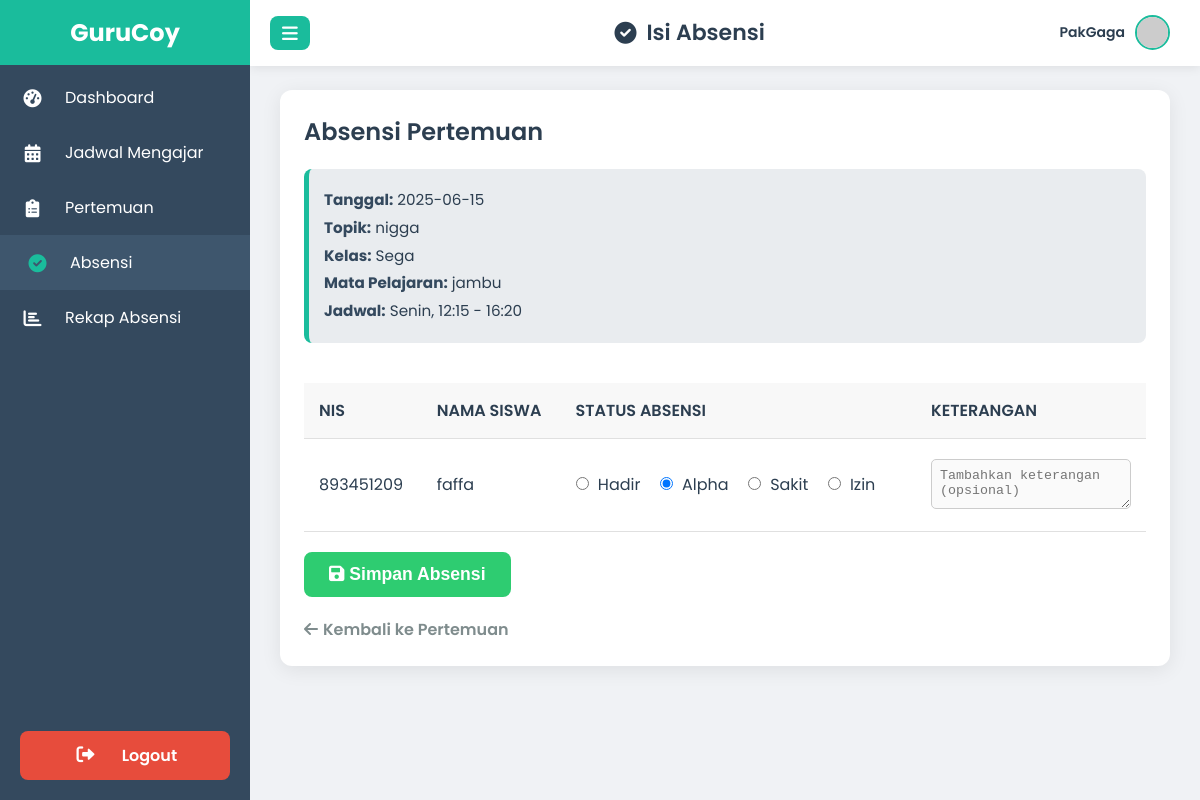
The page /guru/absensi_guru.php?id_pertemuan=5 (signed in) on the database its author committed.
### tables this page shows
CREATE TABLE `pertemuan` (
  `id` int(11) NOT NULL,
  `id_jadwal` int(11) DEFAULT NULL,
  `tanggal` date DEFAULT NULL,
  `topik` varchar(255) DEFAULT NULL
);

CREATE TABLE `class` (
  `id` int(11) NOT NULL,
  `nama_kelas` varchar(50) NOT NULL,
  `teacher_id` int(11) NOT NULL,
  `photo` varchar(255) NOT NULL,
  `tahun_ajaran` varchar(20) NOT NULL,
  `deskripsi` text NOT NULL
);

CREATE TABLE `mapel` (
  `id` int(11) NOT NULL,
  `nama_mapel` varchar(100) NOT NULL,
  `photo` varchar(255) DEFAULT NULL,
  `kurikulum` varchar(50) NOT NULL
);

CREATE TABLE `jadwal` (
  `id` int(11) NOT NULL,
  `class_id` int(11) DEFAULT NULL,
  `hari` varchar(20) DEFAULT NULL,
  `jam_mulai` time DEFAULT NULL,
  `jam_selesai` time DEFAULT NULL,
  `mata_pelajaran` varchar(100) DEFAULT NULL,
  `teacher_id` int(11) DEFAULT NULL,
  `id_mapel` int(11) DEFAULT NULL
);

CREATE TABLE `siswa` (
  `id` int(11) NOT NULL,
  `NIS` int(11) NOT NULL,
  `name` varchar(50) NOT NULL,
  `gender` enum('laki-laki','perempuan') NOT NULL,
  `dob` date NOT NULL,
  `photo` varchar(40) DEFAULT NULL,
  `no_hp` int(10) UNSIGNED NOT NULL,
  `email` varchar(50) DEFAULT NULL,
  `pass` varchar(255) DEFAULT NULL,
  `alamat` varchar(50) DEFAULT NULL,
  `admission_date` datetime NOT NULL,
  `class_id` int(11) DEFAULT NULL
);

### guru/absensi_guru.php (the view, shortened to what this page needs)
<?php
$guru_id = $_SESSION['guru_id'];
$guru_name = $_SESSION['guru_name'] ?? 'Guru';
require '../koneksi.php';
$id_pertemuan = $_GET['id_pertemuan'] ?? null;
$stmt_pertemuan_info = $pdo->prepare("
    SELECT
        p.tanggal,
        p.topik,
        p.id_jadwal,
        j.hari,
        j.jam_mulai,
        j.jam_selesai,
        j.class_id, -- <<< Ini yang ditambahkan!
        m.nama_mapel,
        c.nama_kelas
    FROM pertemuan AS p
    JOIN jadwal AS j ON p.id_jadwal = j.id
    JOIN mapel AS m ON j.id_mapel = m.id
    JOIN class AS c ON j.class_id = c.id
    WHERE p.id = ?;
");
$stmt_pertemuan_info->execute([$id_pertemuan]);
$pertemuan_info = $stmt_pertemuan_info->fetch(PDO::FETCH_ASSOC);
$guru_photo = '';
if (!empty($guru_id)) {
    $stmt_guru_photo = $pdo->prepare("SELECT photo FROM guru WHERE id = ?");
    $stmt_guru_photo->execute([$guru_id]);
    $result = $stmt_guru_photo->fetch(PDO::FETCH_ASSOC);
    if ($result) {
        $guru_photo = htmlspecialchars($result['photo']);
    }
}
$id_jadwal_current = $pertemuan_info['id_jadwal'];
$class_id_from_pertemuan = $pertemuan_info['class_id'];
$stmt_siswa = $pdo->prepare("SELECT id, NIS, name FROM siswa WHERE class_id = ? ORDER BY name ASC");
$stmt_siswa->execute([$class_id_from_pertemuan]);
$list_siswa = $stmt_siswa->fetchAll(PDO::FETCH_ASSOC);
$absensi_existing = [];
?>
<!DOCTYPE html>
<html lang="id">
<head>
    <link href="https://cdnjs.cloudflare.com/ajax/libs/font-awesome/6.0.0-beta3/css/all.min.css" rel="stylesheet">
</head>
<body>
    <div class="sidebar" id="sidebar">
        <div class="logo"><span>GuruCoy</span></div>
        <nav>
            <a href="dashboard_guru.php">
                <i class="fas fa-tachometer-alt"></i>
                <span>Dashboard</span>
            </a>
            <a href="jadwal_guru.php">
                <i class="fas fa-calendar-alt" class=></i>
                <span>Jadwal Mengajar</span>
            </a>
            <a href="pertemuan_guru.php?id_jadwal=<?= htmlspecialchars($id_jadwal_current); ?>">
                <i class="fas fa-clipboard-list"></i>
                <span>Pertemuan</span>
            </a>
            <a href="absensi_guru.php" class="active">
                <i class="fas fa-check-circle"></i>
                <span>Absensi</span>
            </a>
            <a href="rekap_absensi_guru.php">
                <i class="fas fa-chart-bar"></i>
                <span>Rekap Absensi</span>
            </a>
            <div class="logout-button-container">
                <a href="../logout.php">
                    <i class="fas fa-sign-out-alt"></i>
                    <span>Logout</span>
                </a>
            </div>
        </nav>
    </div>
    <div class="header" id="header">
        <button class="toggle-btn" onclick="toggleSidebar()">
            <i class="fas fa-bars"></i>
        </button>
        <h1><i class="fas fa-check-circle"></i> Isi Absensi</h1>
        <div class="user-info" id="userInfoDropdown">
            <span id="guruName"><?php echo htmlspecialchars($guru_name); ?></span>
            <?php
            $guru_photo_src_header = !empty($guru_photo) ? '../uploads/guru/' . htmlspecialchars($guru_photo) : 'https://placehold.co/40x40/cccccc/000000?text=GR';
            ?>
            <img src="<?php echo $guru_photo_src_header; ?>" alt="User Avatar"
                loading="lazy"
                onerror="this.onerror=null;this.src='https://placehold.co/40x40/cccccc/333333?text=GR';">
        </div>
    </div>
    <div class="content" id="mainContent">
        <div class="card">
            <h2>Absensi Pertemuan</h2>
            <?php if ($pertemuan_info): ?>
                <div class="info-header">
                    <p><strong>Tanggal:</strong> <?php echo htmlspecialchars($pertemuan_info['tanggal']); ?></p>
                    <p><strong>Topik:</strong> <?php echo htmlspecialchars($pertemuan_info['topik']); ?></p>
                    <p><strong>Kelas:</strong> <?php echo htmlspecialchars($pertemuan_info['nama_kelas']); ?></p>
                    <p><strong>Mata Pelajaran:</strong> <?php echo htmlspecialchars($pertemuan_info['nama_mapel']); ?></p>
                    <p><strong>Jadwal:</strong> <?php echo htmlspecialchars($pertemuan_info['hari']); ?>, <?php echo htmlspecialchars(substr($pertemuan_info['jam_mulai'], 0, 5)); ?> - <?php echo htmlspecialchars(substr($pertemuan_info['jam_selesai'], 0, 5)); ?></p>
                </div>
            <?php else: ?>
                <div class="alert alert-error">Data pertemuan tidak ditemukan. Pastikan Anda mengakses halaman ini dari pertemuan yang valid.</div>
            <?php endif; ?>
            <form method="POST" autocomplete="off">
                <div class="table-responsive">
                    <table class="data-table">
                        <thead>
                            <tr>
                                <th>NIS</th>
                                <th>Nama Siswa</th>
                                <th>Status Absensi</th>
                                <th>Keterangan</th>
                            </tr>
                        </thead>
                        <tbody>
                            <?php if (empty($list_siswa)): ?>
                                <tr>
                                    <td colspan="4" style="text-align: center;">Tidak ada siswa di kelas ini.</td>
                                </tr>
                            <?php else: ?>
                                <?php foreach ($list_siswa as $siswa): ?>
                                    <?php
                                    $current_status = $absensi_existing[$siswa['id']]['status'] ?? 'Alpha';
                                    $current_keterangan = $absensi_existing[$siswa['id']]['keterangan'] ?? '';
                                    ?>
                                    <tr>
                                        <td><?php echo htmlspecialchars($siswa['NIS']); ?></td>
                                        <td><?php echo htmlspecialchars($siswa['name']); ?></td>
                                        <td>
                                            <div class="absensi-status-options">
                                                <label>
                                                    <input type="radio"
                                                        name="absensi[<?php echo htmlspecialchars($siswa['id']); ?>]"
                                                        value="Hadir"
                                                        onchange="toggleKeterangan(this)"
                                                        <?php echo ($current_status == 'Hadir') ? 'checked' : ''; ?>> Hadir
                                                </label>
                                                <label>
                                                    <input type="radio"
                                                        name="absensi[<?php echo htmlspecialchars($siswa['id']); ?>]"
                                                        value="Alpha"
                                                        onchange="toggleKeterangan(this)"
                                                        <?php echo ($current_status == 'Alpha') ? 'checked' : ''; ?>> Alpha
                                                </label>
                                                <label>
                                                    <input type="radio"
                                                        name="absensi[<?php echo htmlspecialchars($siswa['id']); ?>]"
                                                        value="Sakit"
                                                        onchange="toggleKeterangan(this)"
                                                        <?php echo ($current_status == 'Sakit') ? 'checked' : ''; ?>> Sakit
                                                </label>
                                                <label>
                                                    <input type="radio"
                                                        name="absensi[<?php echo htmlspecialchars($siswa['id']); ?>]"
                                                        value="Izin"
                                                        onchange="toggleKeterangan(this)"
                                                        <?php echo ($current_status == 'Izin') ? 'checked' : ''; ?>> Izin
                                                </label>
                                            </div>
                                        </td>
                                        <td class="absensi-keterangan">
                                            <textarea name="keterangan[<?php echo htmlspecialchars($siswa['id']); ?>]"
                                                placeholder="Tambahkan keterangan (opsional)"
                                                <?php echo (!($current_status == 'Sakit' || $current_status == 'Izin')) ? 'disabled' : ''; ?>><?php echo htmlspecialchars($current_keterangan); ?></textarea>
                                        </td>
                                    </tr>
                                <?php endforeach; ?>
                            <?php endif; ?>
                        </tbody>
                    </table>
                </div>
                <button type="submit" name="submit_absensi" class="save-absensi-btn">
                    <i class="fas fa-save"></i> Simpan Absensi
                </button>
            </form>
            <a href="pertemuan_guru.php?id_jadwal=<?php echo htmlspecialchars($id_jadwal_current); ?>" class="back-link">
                <i class="fas fa-arrow-left"></i> Kembali ke Pertemuan
            </a>
        </div>
    </div>
</body>
</html>

### rows shown on the page
pertemuan: tanggal "2025-06-15", topik "nigga", class.nama_kelas "Sega", mapel.nama_mapel "jambu", id_jadwal.hari "Senin", id_jadwal.jam_mulai "12:15", id_jadwal.jam_selesai "16:20"
siswa: NIS "893451209", name "faffa", id "☐ Hadir", id "☑ Alpha", id "☐ Sakit", id "☐ Izin", id "Tambahkan keterangan (opsional)"

### other values the page prints
$guru_name "PakGaga"
